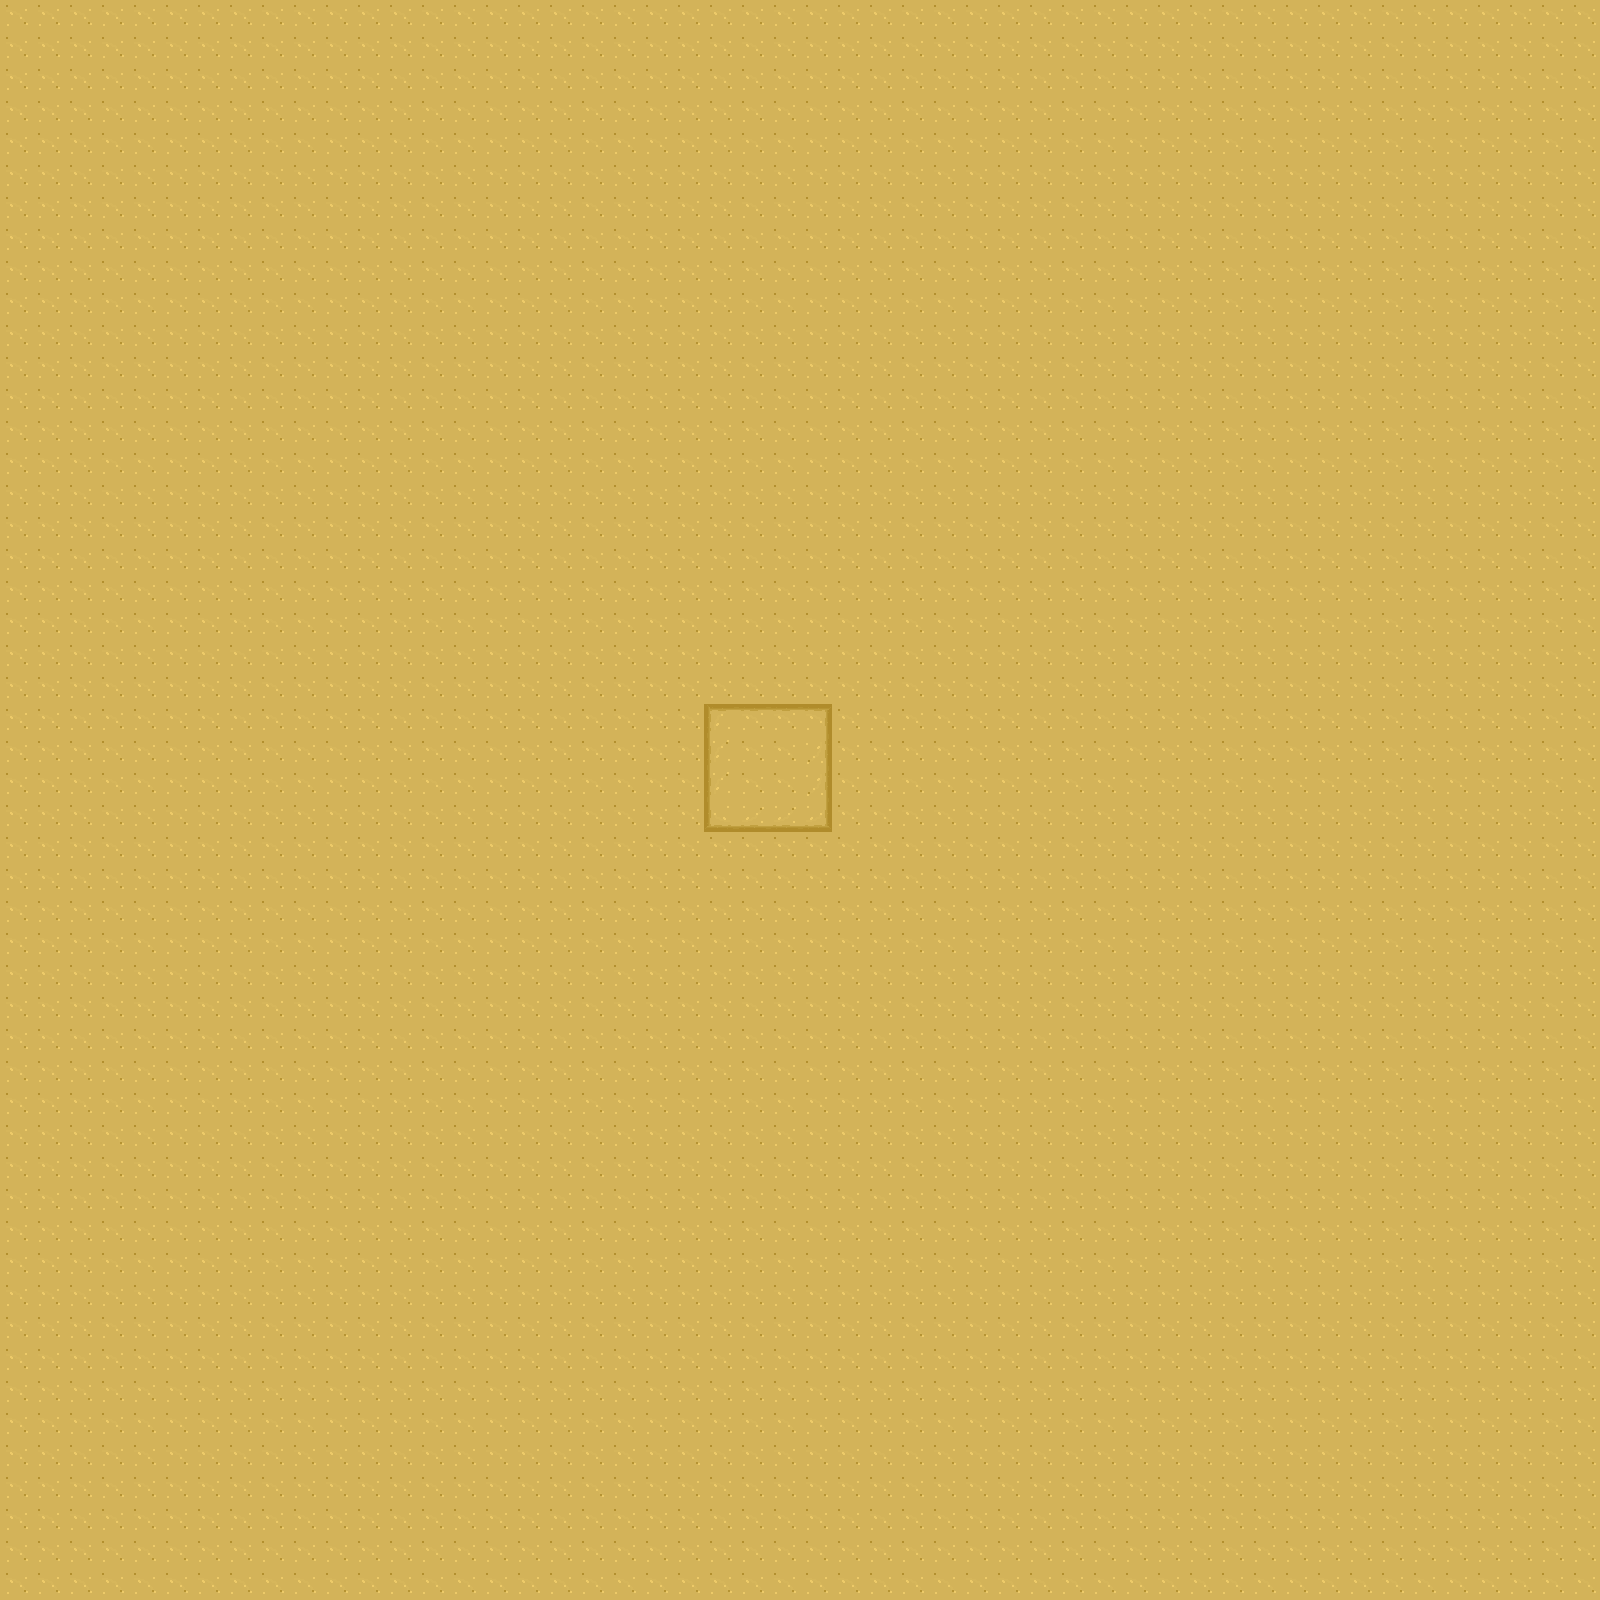

This game map was drawn from its Tiled (.tmx) file and the tilesets committed beside it. A one-line description and the trimmed map source follow:
An orthogonal 50x50 tile map with 32x32 px tiles, 1 tile layer (Tile Layer 1) and 30 objects (25x skeleton_spawn_position, 4x key, player_spawn_position).

<map version="1.2" tiledversion="1.2.2" orientation="orthogonal" renderorder="left-up" width="50" height="50" tilewidth="32" tileheight="32" infinite="0" nextlayerid="5" nextobjectid="47">
 <tileset firstgid="1" source="../tileset/island.tsx" />
 <layer id="1" name="Tile Layer 1" width="50" height="50">
  <data>[2500 cells, 2500 non-empty, 3 distinct tile ids]</data>
 </layer>
 <objectgroup draworder="index" id="4" name="Spawn Positions">
  <object id="15" name="player_spawn_position" gid="1" x="712" y="799" width="64" height="64" />
  <object id="16" name="skeleton_spawn_position" gid="1" x="830" y="896" width="32" height="32" />
  <object id="17" name="skeleton_spawn_position" gid="1" x="928" y="940" width="32" height="32" />
  <object id="18" name="skeleton_spawn_position" gid="1" x="740" y="996" width="32" height="32" />
  <object id="19" name="skeleton_spawn_position" gid="1" x="1204" y="564" width="32" height="32" />
  <object id="20" name="skeleton_spawn_position" gid="1" x="1302" y="604" width="32" height="32" />
  <object id="21" name="skeleton_spawn_position" gid="1" x="1270" y="432" width="32" height="32" />
  <object id="22" name="skeleton_spawn_position" gid="1" x="1188" y="846" width="32" height="32" />
  <object id="23" name="skeleton_spawn_position" gid="1" x="1358" y="1184" width="32" height="32" />
  <object id="24" name="skeleton_spawn_position" gid="1" x="1256" y="1268" width="32" height="32" />
  <object id="25" name="skeleton_spawn_position" gid="1" x="1158" y="1278" width="32" height="32" />
  <object id="26" name="skeleton_spawn_position" gid="1" x="1394" y="1318" width="32" height="32" />
  <object id="27" name="skeleton_spawn_position" gid="1" x="358" y="1258" width="32" height="32" />
  <object id="28" name="skeleton_spawn_position" gid="1" x="262" y="1246" width="32" height="32" />
  <object id="29" name="skeleton_spawn_position" gid="1" x="374" y="1302" width="32" height="32" />
  <object id="30" name="skeleton_spawn_position" gid="1" x="268" y="1376" width="32" height="32" />
  <object id="31" name="skeleton_spawn_position" gid="1" x="1054" y="414" width="32" height="32" />
  <object id="32" name="skeleton_spawn_position" gid="1" x="352" y="386" width="32" height="32" />
  <object id="33" name="skeleton_spawn_position" gid="1" x="292" y="406" width="32" height="32" />
  <object id="34" name="skeleton_spawn_position" gid="1" x="260" y="532" width="32" height="32" />
  <object id="35" name="skeleton_spawn_position" gid="1" x="262" y="416" width="32" height="32" />
  <object id="36" name="skeleton_spawn_position" gid="1" x="418" y="636" width="32" height="32" />
  <object id="37" name="skeleton_spawn_position" gid="1" x="376" y="746" width="32" height="32" />
  <object id="38" name="skeleton_spawn_position" gid="1" x="432" y="874" width="32" height="32" />
  <object id="39" name="skeleton_spawn_position" gid="1" x="820" y="526" width="32" height="32" />
  <object id="40" name="skeleton_spawn_position" gid="1" x="844" y="1140" width="32" height="32" />
  <object id="41" name="key" gid="1" x="140" y="172" width="32" height="32" />
  <object id="43" name="key" gid="1" x="1441" y="123" width="32" height="32" />
  <object id="44" name="key" gid="1" x="1427" y="1495" width="32" height="32" />
  <object id="46" name="key" gid="1" x="119" y="1507" width="32" height="32" />
 </objectgroup>
</map>
